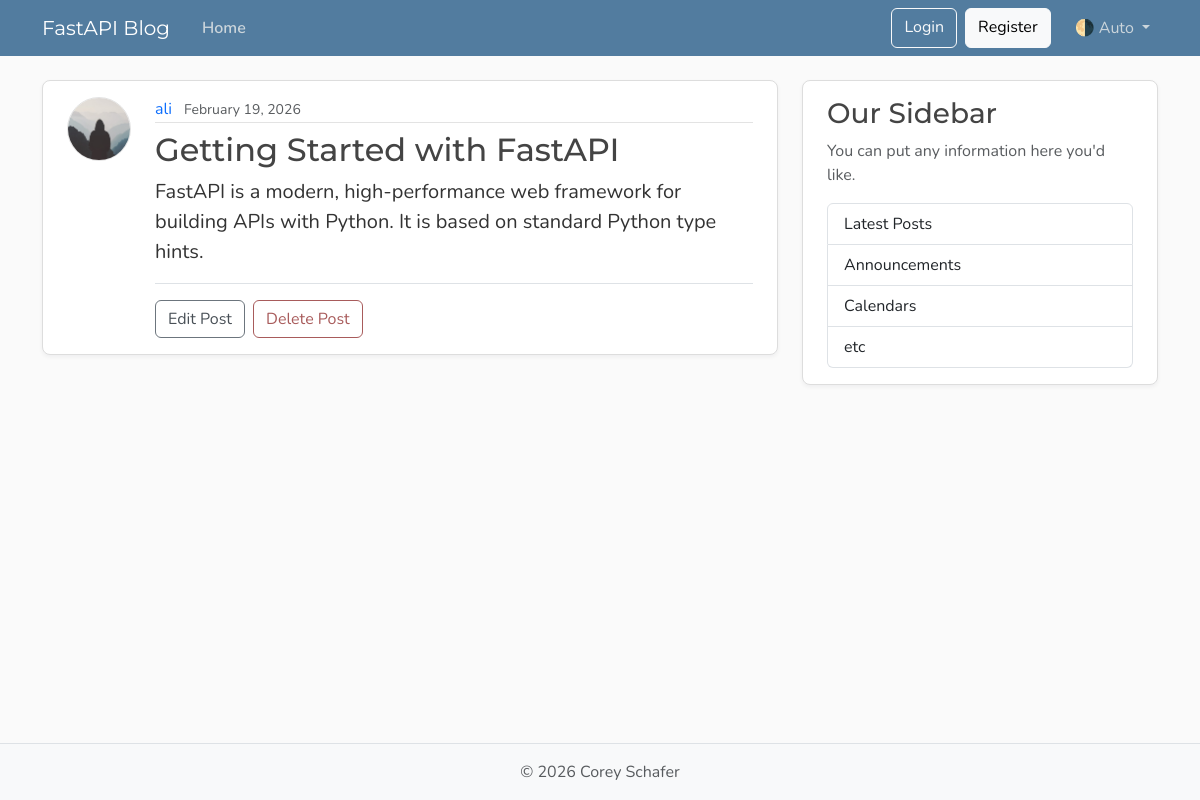
Before: /posts/1 with the older database file.
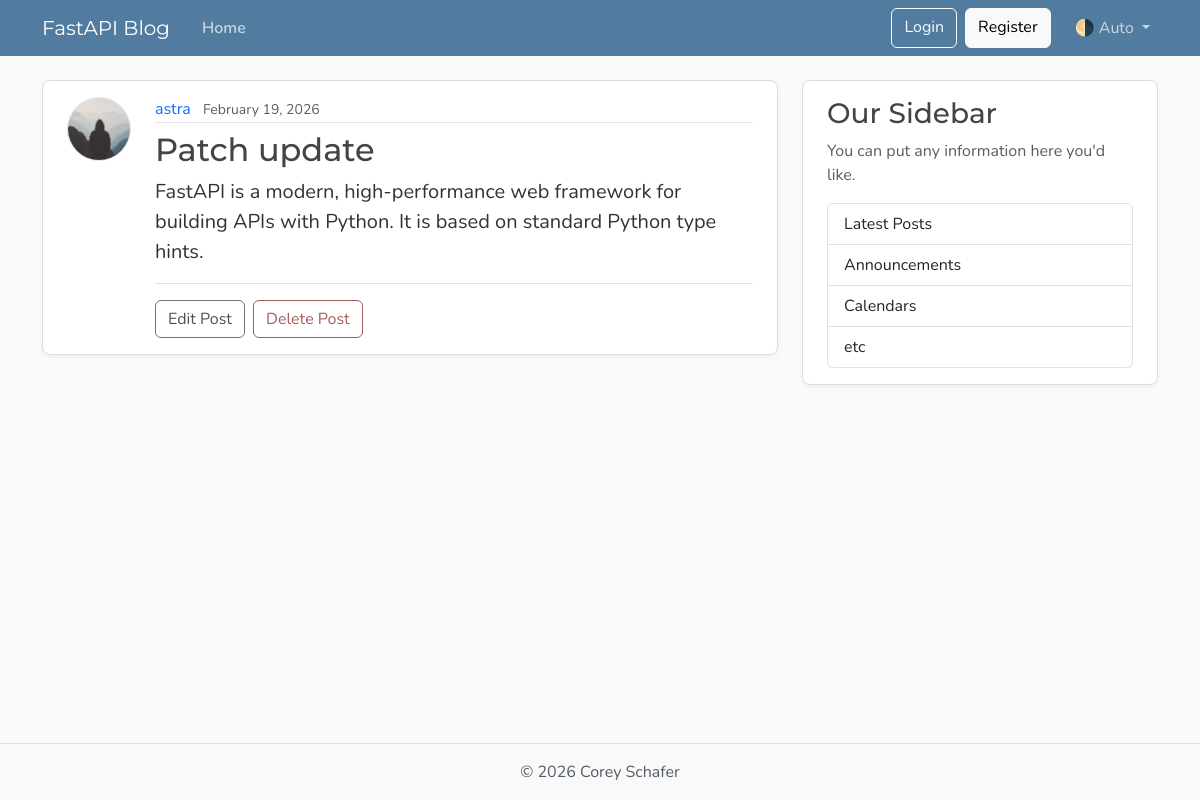
After: the same page with the newer database file.
### models/user.py (models this page shows, shortened)
class User(Base):
    __tablename__ = "users"
    id: Mapped[int] = mapped_column(Integer, primary_key=True, index=True)
    username: Mapped[str] = mapped_column(String(50), unique=True, nullable=False)
    email: Mapped[str] = mapped_column(String(120), unique=True, nullable=False)
    image_file: Mapped[str | None] = mapped_column(
        String(200),
        nullable=True,
        default=None,
    )
    posts: Mapped[list[Post]] = relationship(back_populates="author")

### models/post.py (models this page shows)
class Post(Base):
    __tablename__ = "posts"
    id: Mapped[int] = mapped_column(Integer, primary_key=True, index=True)
    title: Mapped[str] = mapped_column(String(100), nullable=False)
    content: Mapped[str] = mapped_column(Text, nullable=False)
    user_id: Mapped[int] = mapped_column(
        ForeignKey("users.id"),
        nullable=False,
        index=True,
    )
    date_posted: Mapped[datetime] = mapped_column(
        DateTime(timezone=True),
        default=lambda: datetime.now(UTC),
    )
    author: Mapped[User] = relationship(back_populates="posts")

### routes/pages.py (the view)
@router.get("/posts/{post_id}")
def post_page(request: Request, post_id: int, db: SessionDep):
    post = db.get(Post, post_id)
    if not post:
        raise HTTPException(
            status_code=status.HTTP_404_NOT_FOUND, detail="Post not found"
        )
    return templates.TemplateResponse(
        "post.html",
        {
            "request": request,
            "post": post,
            "title": post.title,
        },
    )

### templates/post.html (shortened to what this page needs)
{% extends "layout.html" %}
{% block content %}
  <article class="content-section py-3 px-4 mb-4">
    <div class="d-flex align-items-start gap-4">
      <img class="rounded-circle article-img flex-shrink-0"
           src="{{ post.author.image_path }}"
           alt="{{ post.author.username }}'s profile picture"
           width="64"
           height="64"
           loading="lazy">
      <div class="flex-grow-1">
        <div class="article-metadata mb-2">
          <a class="me-2" href="{{ url_for('user_posts_page', user_id=post.author.id) }}">{{ post.author.username }}</a>
          <small class="text-body-secondary">{{ post.date_posted.strftime('%B %d, %Y') }}</small>
        </div>
        <h2 class="article-title">{{ post.title }}</h2>
        <p class="article-content">{{ post.content }}</p>
        <div class="post-actions mt-3 pt-3 border-top">
          <a class="btn btn-outline-secondary me-1" href="#">Edit Post</a>
          <button type="button"
                  class="btn btn-outline-danger"
                  data-bs-toggle="modal"
                  data-bs-target="#deleteModal">Delete Post</button>
        </div>
      </div>
    </div>
  </article>
{% endblock content %}

Changed rows visible on the page:
no longer on this page (row edited): User: author.username "ali"
now on this page (row edited): User: author.username "astra"
changed Post: title "Getting Started with FastAPI" → "Patch update"
